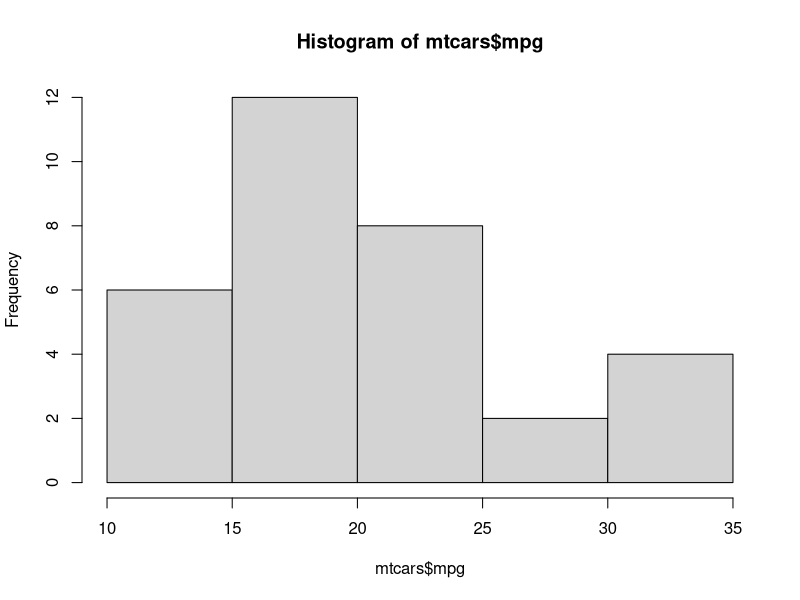
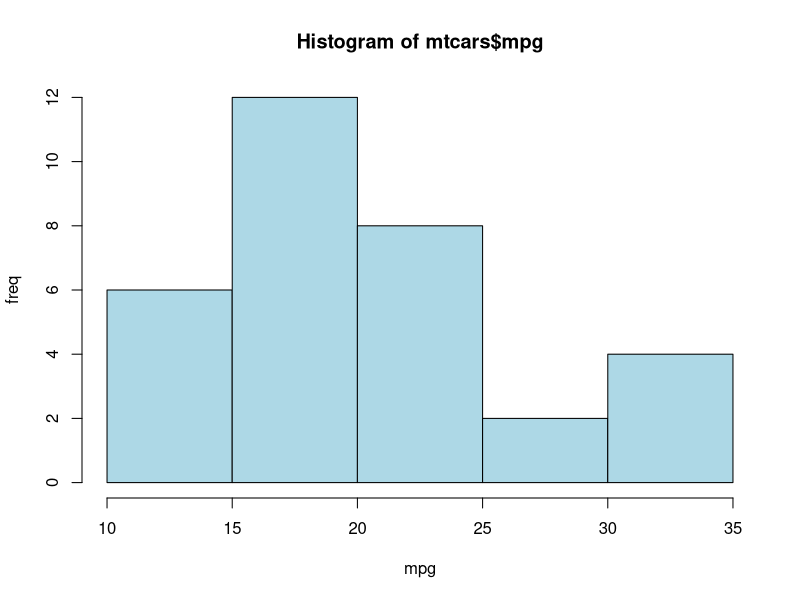
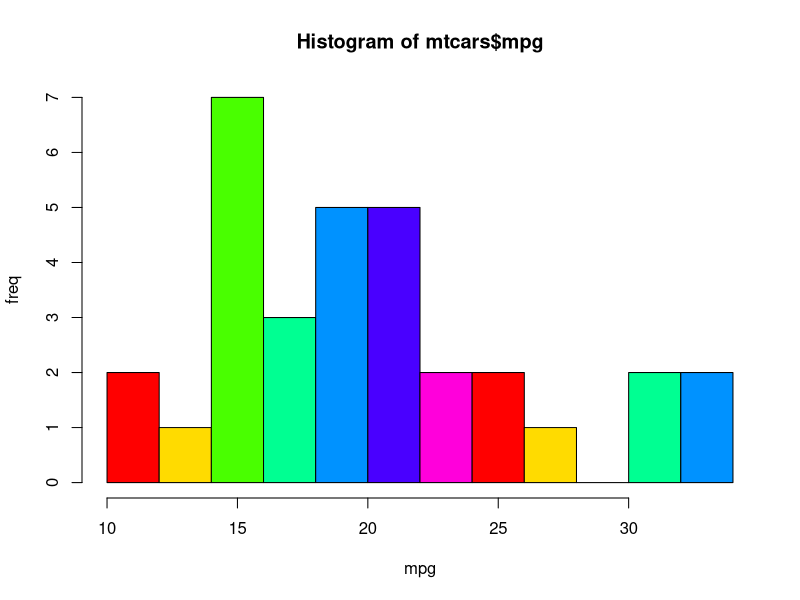
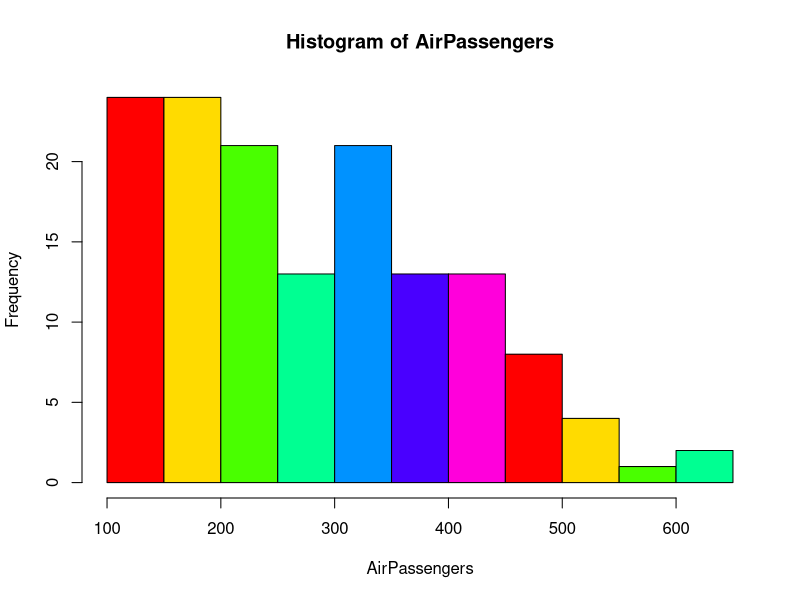
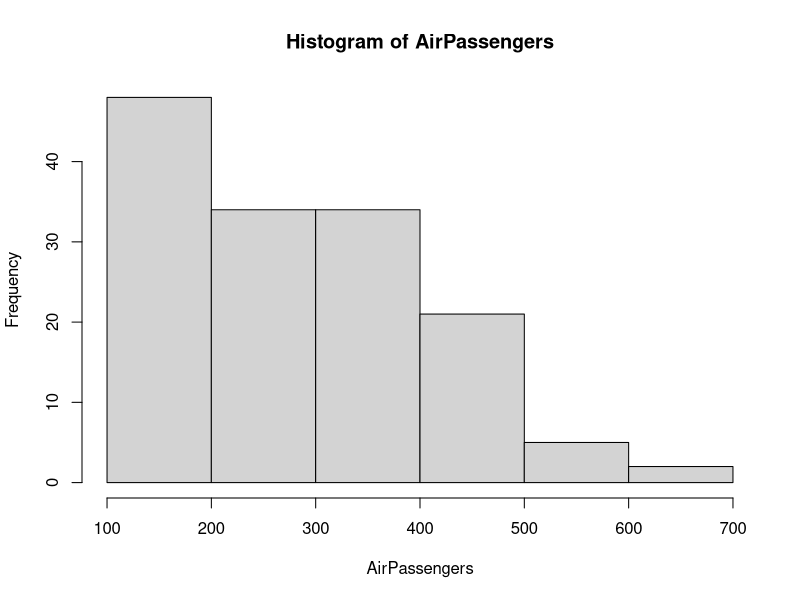
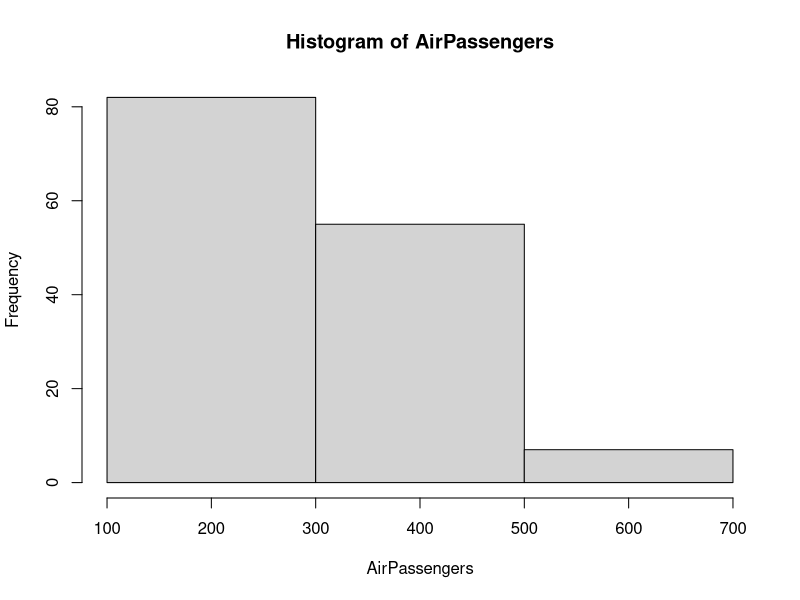
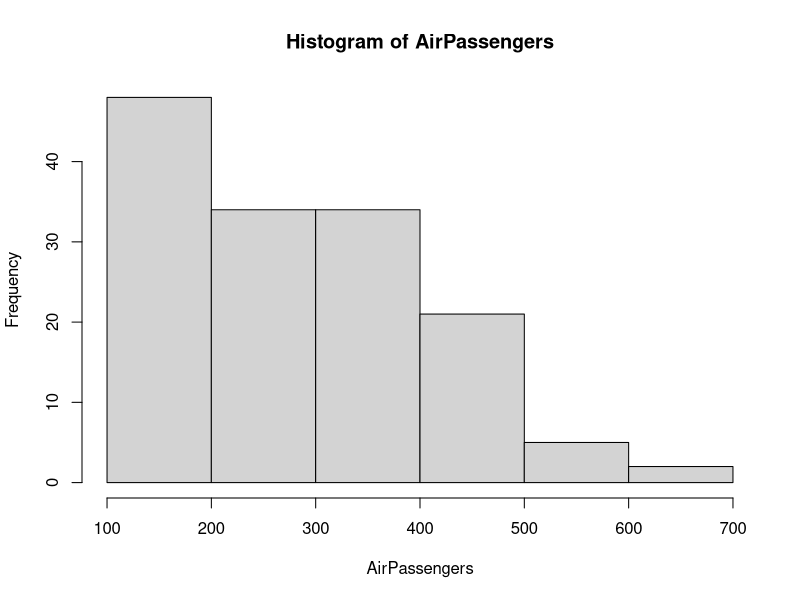
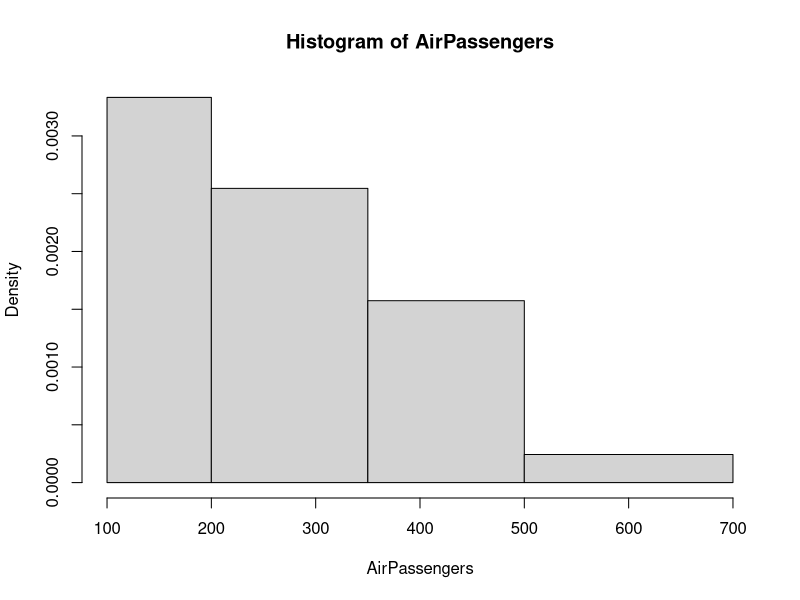

Write R code to recreate these figures, in order.
##############################################################################



#Histogram



#Simple histogram



hist(mtcars$mpg)



#Colored histogram



?hist



#The width of each of the bar can be decided by using breaks.



hist(mtcars$mpg, breaks = 4, col = "lightblue", xlab = "mpg", ylab = "freq")



hist(mtcars$mpg, breaks = 15, col=rainbow(7), xlab = "mpg", ylab = "freq")



#Change of bin



hist(AirPassengers, col=rainbow(7))



#Histogram of the AirPassengers dataset with 5 breakpoints



hist(AirPassengers, breaks=5)



# If you want to have more control over the breakpoints between bins,



# you can enrich the breaks argument by giving it a vector of breakpoints.



# You can do this by using the c() function:



# Compute a histogram for the data values in AirPassengers,



# and set the bins such that they run from 100 to 300, 300 to 500 and 500 to 700.



hist(AirPassengers, breaks= c(100, 300, 500, 700))



# We can use seq(x, y, z) function instaed of c()



# x = begin number of the x-axis,



# y = end number of the x-axis



# z = the interval in which these numbers appear.



hist(AirPassengers, breaks= seq(100, 700, 100))



# Note that you can also combine the two functions:



# Make a histogram for the AirPassengers dataset, start at 100 on the x-axis,



# and from values 200 to 700, make the bins 150 wide



hist(AirPassengers, breaks=c(100, seq(200,600, 150), 700))



###############################################################################
